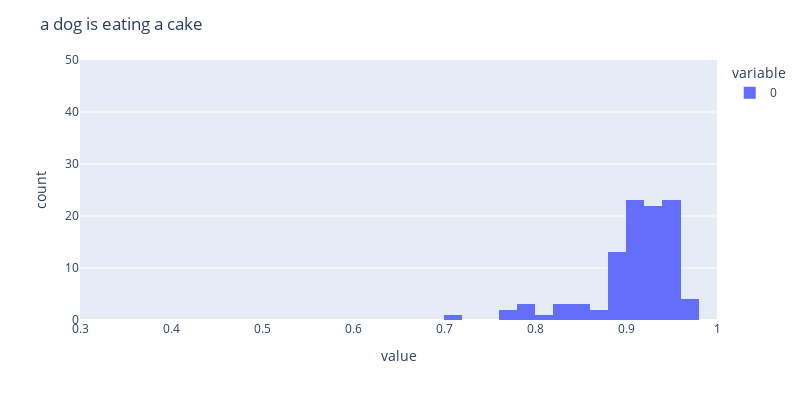
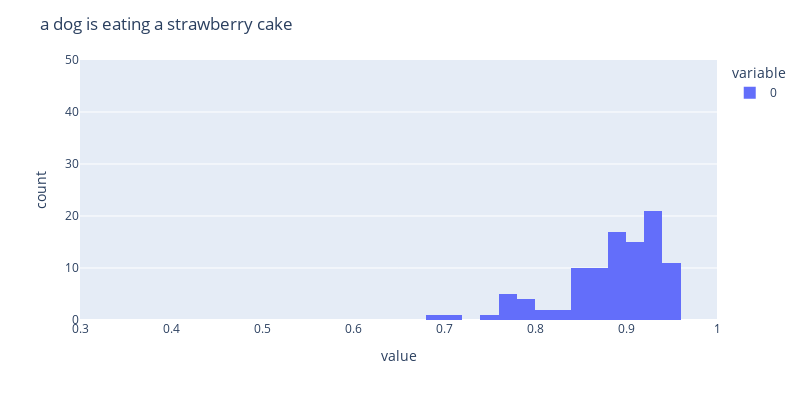
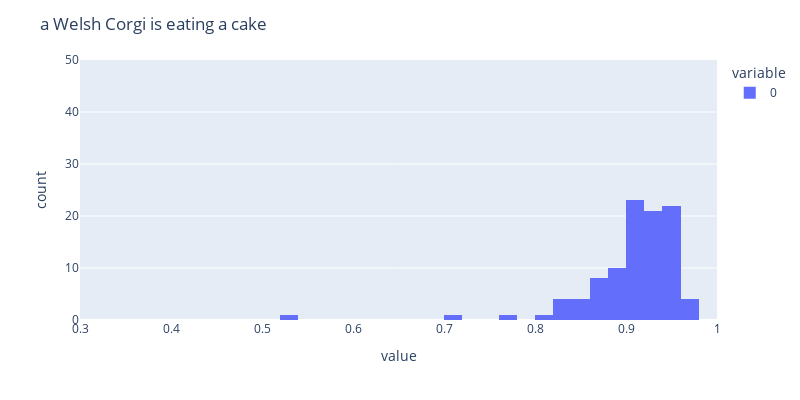
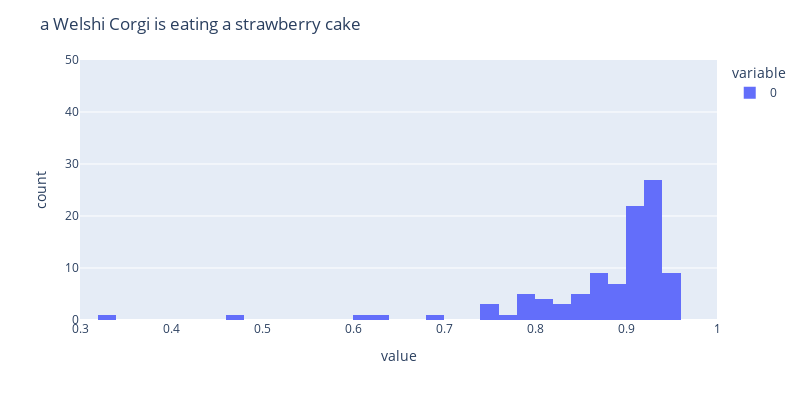

Source (notebook cell) for these figures, in order:
### Code cell
from turtle import title
from numpy import dot
from numpy.linalg import norm

import plotly.graph_objects as go

import plotly.express as px
prompt=["a dog is eating a cake", "a dog is eating a strawberry cake", "a Welsh Corgi is eating a cake","a Welshi Corgi is eating a strawberry cake","a brown Welshi Corgi is eating a strawberry cake","a brown Welshi Corgi is eating a delicious strawberry cake"]

for j in range(6):
    average =  np.zeros(shape=(300))
    for i in range(100):
        average+=vectors[j*100+i]

    average/=100

    cos_sim=[]
    for i in range(100):
        cos_sim.append( dot(average, vectors[j*100+i])/(norm(average)*norm(vectors[j*100+i])))

    fig = px.histogram(
        cos_sim,
        range_x=[.3,1],
        range_y=[0,50],
        nbins=50
        )
    fig.update_layout(
        title=prompt[j],

        width=800,
        height=400,  # Added parameter
    )

    fig.update_traces(xbins=dict( # bins used for histogram
        start=0.3,
        end=1.0,
        size=.02
    ))

    fig.show()

### Figure 1 — Plotly figure (JSON) as saved in the notebook; plotly's stock layout.template omitted (floating-point values rounded to 4 significant figures)
{"data": [{"alignmentgroup": "True", "bingroup": "x", "hovertemplate": "variable=0<br>value=%{x}<br>count=%{y}<extra></extra>", "legendgroup": "0", "marker": {"color": "#636efa", "pattern": {"shape": ""}}, "name": "0", "nbinsx": 50, "offsetgroup": "0", "orientation": "v", "showlegend": true, "type": "histogram", "x": [0.94, 0.9276, 0.9371, 0.8739, 0.9488, 0.9229, 0.9177, 0.8851, 0.9453, 0.9442, 0.8867, 0.9245, 0.8585, 0.8353, 0.8924, 0.9106, 0.8957, 0.962, 0.9393, 0.9201, 0.9322, 0.9679, 0.8834, 0.9516, 0.8913, 0.9501, 0.9286, 0.9117, 0.9138, 0.8807, 0.9163, 0.7823, 0.9197, 0.7028, 0.917, 0.9447, 0.9173, 0.9029, 0.8386, 0.9442, 0.7755, 0.7847, 0.9177, 0.9343, 0.9453, 0.9285, 0.8869, 0.8483, 0.9235, 0.9371, 0.9447, 0.9014, 0.9112, 0.8956, 0.9371, 0.9447, 0.9012, 0.9598, 0.8027, 0.962, 0.9516, 0.859, 0.9343, 0.9453, 0.9177, 0.9133, 0.9137, 0.9023, 0.9516, 0.9132, 0.8867, 0.9245, 0.9453, 0.9007, 0.962, 0.9269, 0.9088, 0.9294, 0.9488, 0.9045, 0.8382, 0.9488, 0.9465, 0.8867, 0.9262, 0.926, 0.8912, 0.9447, 0.9062, 0.9516, 0.9386, 0.9301, 0.9566, 0.9447, 0.7823, 0.9023, 0.8941, 0.8716, 0.7777, 0.9453], "xaxis": "x", "xbins": {"end": 1, "size": 0.02, "start": 0.3}, "yaxis": "y"}], "layout": {"barmode": "relative", "height": 400, "legend": {"title": {"text": "variable"}, "tracegroupgap": 0}, "margin": {"t": 60}, "title": {"text": "a dog is eating a cake"}, "width": 800, "xaxis": {"anchor": "y", "domain": [0, 1], "range": [0.3, 1], "title": {"text": "value"}}, "yaxis": {"anchor": "x", "domain": [0, 1], "range": [0, 50], "title": {"text": "count"}}}}

### Figure 2 — Plotly figure (JSON) as saved in the notebook; plotly's stock layout.template omitted (floating-point values rounded to 4 significant figures)
{"data": [{"alignmentgroup": "True", "bingroup": "x", "hovertemplate": "variable=0<br>value=%{x}<br>count=%{y}<extra></extra>", "legendgroup": "0", "marker": {"color": "#636efa", "pattern": {"shape": ""}}, "name": "0", "nbinsx": 50, "offsetgroup": "0", "orientation": "v", "showlegend": true, "type": "histogram", "x": [0.7648, 0.8951, 0.9375, 0.8951, 0.9375, 0.8976, 0.9227, 0.9088, 0.9285, 0.9064, 0.8303, 0.8303, 0.8951, 0.8754, 0.8682, 0.9456, 0.9192, 0.9071, 0.9295, 0.9334, 0.9433, 0.8951, 0.7652, 0.9476, 0.9476, 0.8574, 0.7842, 0.85, 0.9026, 0.9146, 0.8775, 0.9258, 0.8787, 0.7652, 0.938, 0.9433, 0.9433, 0.8807, 0.7193, 0.9433, 0.8879, 0.7842, 0.8959, 0.8512, 0.7652, 0.9378, 0.9258, 0.8951, 0.9282, 0.7978, 0.7507, 0.9258, 0.8695, 0.9467, 0.8917, 0.8695, 0.8937, 0.9375, 0.6888, 0.9026, 0.8424, 0.9375, 0.7695, 0.9015, 0.9264, 0.9375, 0.8926, 0.9296, 0.9018, 0.8982, 0.9476, 0.9119, 0.8593, 0.913, 0.9107, 0.7978, 0.9362, 0.8879, 0.9301, 0.9152, 0.8732, 0.8502, 0.8879, 0.8442, 0.933, 0.8879, 0.8039, 0.8596, 0.8528, 0.9191, 0.8602, 0.9127, 0.8687, 0.9433, 0.9407, 0.8035, 0.9286, 0.8707, 0.8945, 0.8512], "xaxis": "x", "xbins": {"end": 1, "size": 0.02, "start": 0.3}, "yaxis": "y"}], "layout": {"barmode": "relative", "height": 400, "legend": {"title": {"text": "variable"}, "tracegroupgap": 0}, "margin": {"t": 60}, "title": {"text": "a dog is eating a strawberry cake"}, "width": 800, "xaxis": {"anchor": "y", "domain": [0, 1], "range": [0.3, 1], "title": {"text": "value"}}, "yaxis": {"anchor": "x", "domain": [0, 1], "range": [0, 50], "title": {"text": "count"}}}}

### Figure 3 — Plotly figure (JSON) as saved in the notebook; plotly's stock layout.template omitted (floating-point values rounded to 4 significant figures)
{"data": [{"alignmentgroup": "True", "bingroup": "x", "hovertemplate": "variable=0<br>value=%{x}<br>count=%{y}<extra></extra>", "legendgroup": "0", "marker": {"color": "#636efa", "pattern": {"shape": ""}}, "name": "0", "nbinsx": 50, "offsetgroup": "0", "orientation": "v", "showlegend": true, "type": "histogram", "x": [0.9214, 0.8959, 0.9522, 0.8315, 0.9501, 0.9378, 0.9201, 0.9047, 0.9508, 0.9451, 0.7643, 0.8758, 0.8314, 0.9318, 0.9498, 0.9375, 0.9498, 0.8434, 0.8869, 0.9325, 0.5255, 0.9449, 0.882, 0.9578, 0.9064, 0.9165, 0.8857, 0.9647, 0.9047, 0.946, 0.9498, 0.9491, 0.8795, 0.9496, 0.9057, 0.8961, 0.8167, 0.8737, 0.9387, 0.9047, 0.8801, 0.942, 0.9449, 0.9387, 0.945, 0.9387, 0.832, 0.9522, 0.9101, 0.9152, 0.9387, 0.7099, 0.8782, 0.9647, 0.9071, 0.9266, 0.9522, 0.9647, 0.9071, 0.8627, 0.9071, 0.9244, 0.9501, 0.8818, 0.9387, 0.9, 0.9505, 0.8564, 0.8717, 0.9084, 0.9152, 0.9084, 0.9143, 0.9348, 0.8831, 0.9328, 0.9128, 0.8864, 0.913, 0.8993, 0.9578, 0.9393, 0.9128, 0.9071, 0.9179, 0.8584, 0.9393, 0.8712, 0.9265, 0.9647, 0.9498, 0.8507, 0.8285, 0.9348, 0.9061, 0.9501, 0.8717, 0.9118, 0.9348, 0.9387], "xaxis": "x", "xbins": {"end": 1, "size": 0.02, "start": 0.3}, "yaxis": "y"}], "layout": {"barmode": "relative", "height": 400, "legend": {"title": {"text": "variable"}, "tracegroupgap": 0}, "margin": {"t": 60}, "title": {"text": "a Welsh Corgi is eating a cake"}, "width": 800, "xaxis": {"anchor": "y", "domain": [0, 1], "range": [0.3, 1], "title": {"text": "value"}}, "yaxis": {"anchor": "x", "domain": [0, 1], "range": [0, 50], "title": {"text": "count"}}}}

### Figure 4 — Plotly figure (JSON) as saved in the notebook; plotly's stock layout.template omitted (floating-point values rounded to 4 significant figures)
{"data": [{"alignmentgroup": "True", "bingroup": "x", "hovertemplate": "variable=0<br>value=%{x}<br>count=%{y}<extra></extra>", "legendgroup": "0", "marker": {"color": "#636efa", "pattern": {"shape": ""}}, "name": "0", "nbinsx": 50, "offsetgroup": "0", "orientation": "v", "showlegend": true, "type": "histogram", "x": [0.9121, 0.7844, 0.9348, 0.9293, 0.9225, 0.9445, 0.9204, 0.7844, 0.8948, 0.9539, 0.9409, 0.9293, 0.9283, 0.9293, 0.7941, 0.9289, 0.8733, 0.8762, 0.9004, 0.9283, 0.9283, 0.8935, 0.9201, 0.9201, 0.9004, 0.9539, 0.8999, 0.9344, 0.9147, 0.7515, 0.9041, 0.8948, 0.8937, 0.94, 0.8117, 0.903, 0.6871, 0.9093, 0.9004, 0.902, 0.932, 0.9293, 0.9022, 0.8492, 0.9201, 0.8791, 0.911, 0.9348, 0.796, 0.9193, 0.7694, 0.9283, 0.9225, 0.9353, 0.7405, 0.9022, 0.872, 0.8334, 0.8764, 0.9409, 0.9453, 0.9094, 0.8589, 0.9357, 0.9124, 0.8948, 0.8741, 0.8262, 0.9289, 0.8847, 0.8662, 0.9409, 0.9099, 0.9283, 0.8154, 0.9283, 0.8678, 0.7587, 0.3272, 0.7983, 0.8598, 0.9004, 0.9047, 0.6369, 0.8409, 0.9293, 0.9128, 0.9539, 0.9409, 0.9357, 0.6115, 0.9057, 0.8104, 0.8471, 0.4626, 0.8176, 0.9091, 0.8762, 0.9099, 0.8258], "xaxis": "x", "xbins": {"end": 1, "size": 0.02, "start": 0.3}, "yaxis": "y"}], "layout": {"barmode": "relative", "height": 400, "legend": {"title": {"text": "variable"}, "tracegroupgap": 0}, "margin": {"t": 60}, "title": {"text": "a Welshi Corgi is eating a strawberry cake"}, "width": 800, "xaxis": {"anchor": "y", "domain": [0, 1], "range": [0.3, 1], "title": {"text": "value"}}, "yaxis": {"anchor": "x", "domain": [0, 1], "range": [0, 50], "title": {"text": "count"}}}}
